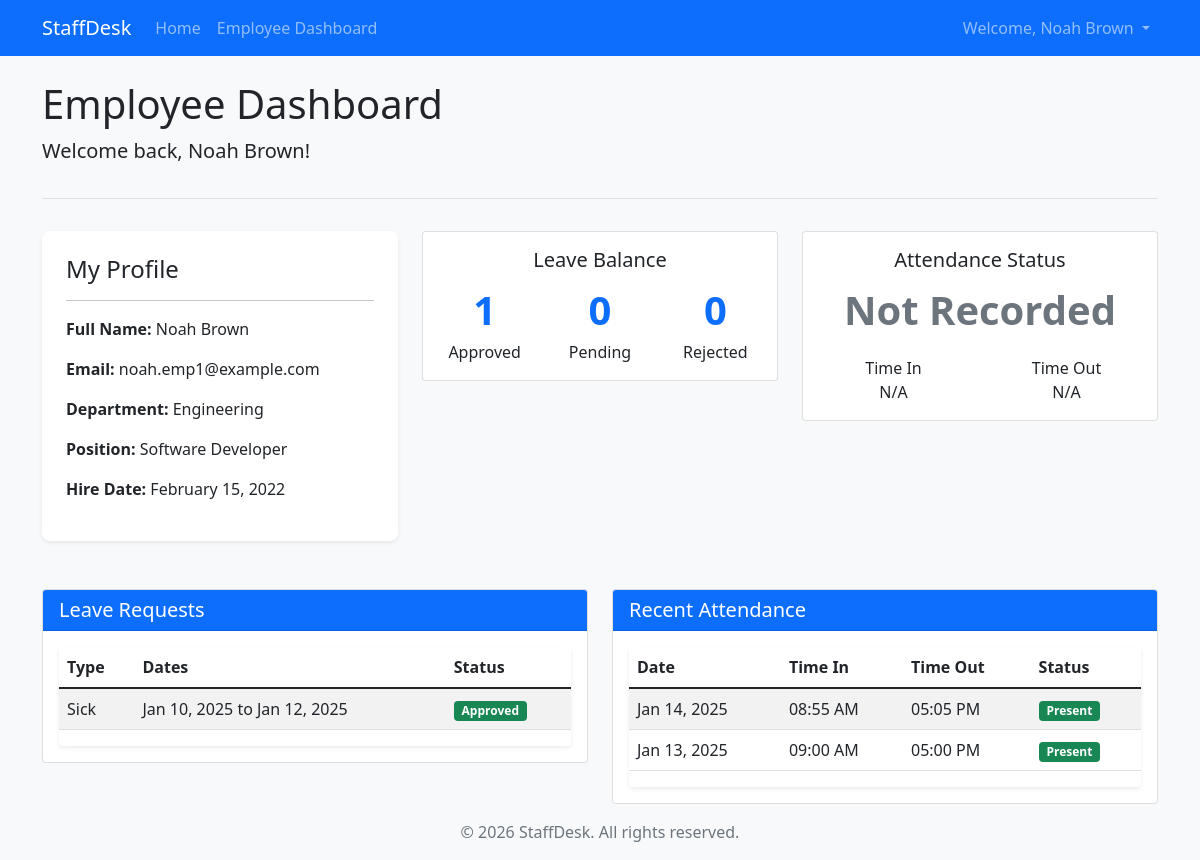
The page /employee.php (signed in) on the database its author committed.
### tables this page shows
CREATE TABLE IF NOT EXISTS `users` (
  `id` int(11) NOT NULL AUTO_INCREMENT,
  `username` varchar(50) NOT NULL,
  `password` varchar(255) NOT NULL,
  `role` enum('employee','hr') NOT NULL,
  `fullname` varchar(100) NOT NULL,
  `email` varchar(100) NOT NULL,
  `department` varchar(50) DEFAULT NULL,
  `position` varchar(50) DEFAULT NULL,
  `hire_date` date DEFAULT NULL,
  `created_at` datetime DEFAULT CURRENT_TIMESTAMP,
  PRIMARY KEY (`id`),
  UNIQUE KEY `username` (`username`),
  UNIQUE KEY `email` (`email`)
);

CREATE TABLE IF NOT EXISTS `leave_requests` (
  `id` int(11) NOT NULL AUTO_INCREMENT,
  `user_id` int(11) NOT NULL,
  `leave_type` enum('sick','vacation','personal') NOT NULL,
  `start_date` date NOT NULL,
  `end_date` date NOT NULL,
  `reason` text,
  `status` enum('pending','approved','rejected') DEFAULT 'pending',
  `created_at` datetime DEFAULT CURRENT_TIMESTAMP,
  PRIMARY KEY (`id`),
  KEY `user_id` (`user_id`),
  CONSTRAINT `leave_requests_ibfk_1` FOREIGN KEY (`user_id`) REFERENCES `users` (`id`) ON DELETE CASCADE
);

CREATE TABLE IF NOT EXISTS `attendance` (
  `id` int(11) NOT NULL AUTO_INCREMENT,
  `user_id` int(11) NOT NULL,
  `date` date NOT NULL,
  `time_in` time DEFAULT NULL,
  `time_out` time DEFAULT NULL,
  `status` enum('present','absent','late') DEFAULT NULL,
  PRIMARY KEY (`id`),
  KEY `user_id` (`user_id`),
  CONSTRAINT `attendance_ibfk_1` FOREIGN KEY (`user_id`) REFERENCES `users` (`id`) ON DELETE CASCADE
);

### includes/functions.php (called while the page is built, shortened)
<?php
function isLoggedIn() {
    return isset($_SESSION['user_id']);
}
function hasRole($role) {
    return isset($_SESSION['role']) && $_SESSION['role'] == $role;
}
function getUserById($conn, $id) {
    $stmt = $conn->prepare("SELECT id, username, role, fullname, email, department, position, hire_date FROM users WHERE id = ?");
    $stmt->bind_param("i", $id);
    $stmt->execute();
    $result = $stmt->get_result();
    if ($result->num_rows == 1) {
        return $result->fetch_assoc();
    }
    return false;
}

### employee.php (the view, shortened to what this page needs)
<?php
include_once 'includes/header.php';
$user = getUserById($conn, $_SESSION['user_id']);
$leaveStmt = $conn->prepare("SELECT * FROM leave_requests WHERE user_id = ? ORDER BY created_at DESC");
$leaveStmt->bind_param("i", $_SESSION['user_id']);
$leaveStmt->execute();
$leaveRequests = $leaveStmt->get_result();
$today = date('Y-m-d');
$attendanceStmt = $conn->prepare("SELECT * FROM attendance WHERE user_id = ? ORDER BY date DESC LIMIT 7");
$attendanceStmt->bind_param("i", $_SESSION['user_id']);
$attendanceStmt->execute();
$attendance = $attendanceStmt->get_result();
$pendingLeaves = 0;
$approvedLeaves = 0;
$rejectedLeaves = 0;
$leaveCountStmt = $conn->prepare("SELECT status, COUNT(*) as count FROM leave_requests WHERE user_id = ? GROUP BY status");
$leaveCountStmt->bind_param("i", $_SESSION['user_id']);
$leaveCountStmt->execute();
$leaveCounts = $leaveCountStmt->get_result();
while ($row = $leaveCounts->fetch_assoc()) {
    if ($row['status'] == 'pending') {
        $pendingLeaves = $row['count'];
    } elseif ($row['status'] == 'approved') {
        $approvedLeaves = $row['count'];
    } elseif ($row['status'] == 'rejected') {
        $rejectedLeaves = $row['count'];
    }
}
?>
<div class="dashboard-header">
    <h1>Employee Dashboard</h1>
    <p class="lead">Welcome back, <?php echo $user['fullname']; ?>!</p>
</div>
<div class="row">
    <div class="col-md-4">
        <div class="profile-section">
            <h4>My Profile</h4>
            <hr>
            <p><strong>Full Name:</strong> <?php echo $user['fullname']; ?></p>
            <p><strong>Email:</strong> <?php echo $user['email']; ?></p>
            <p><strong>Department:</strong> <?php echo $user['department']; ?></p>
            <p><strong>Position:</strong> <?php echo $user['position']; ?></p>
            <p><strong>Hire Date:</strong> <?php echo $user['hire_date'] ? date('F d, Y', strtotime($user['hire_date'])) : 'Not set'; ?></p>
        </div>
    </div>
    <div class="col-md-8">
        <div class="row">
            <div class="col-md-6">
                <div class="card dashboard-card text-center mb-4">
                    <div class="card-body">
                        <h5 class="card-title">Leave Balance</h5>
                        <div class="row">
                            <div class="col">
                                <div class="stats-counter"><?php echo $approvedLeaves; ?></div>
                                <div class="stats-label">Approved</div>
                            </div>
                            <div class="col">
                                <div class="stats-counter"><?php echo $pendingLeaves; ?></div>
                                <div class="stats-label">Pending</div>
                            </div>
                            <div class="col">
                                <div class="stats-counter"><?php echo $rejectedLeaves; ?></div>
                                <div class="stats-label">Rejected</div>
                            </div>
                        </div>
                    </div>
                </div>
            </div>
            <div class="col-md-6">
                <div class="card dashboard-card text-center mb-4">
                    <div class="card-body">
                        <h5 class="card-title">Attendance Status</h5>
                        <?php
                        $todayAttendance = $conn->prepare("SELECT * FROM attendance WHERE user_id = ? AND date = ?");
                        $todayAttendance->bind_param("is", $_SESSION['user_id'], $today);
                        $todayAttendance->execute();
                        $todayResult = $todayAttendance->get_result();
                        if ($todayResult->num_rows > 0) {
                            $todayRecord = $todayResult->fetch_assoc();
                            $status = ucfirst($todayRecord['status']);
                            $statusClass = ($status == 'Present') ? 'text-success' : (($status == 'Late') ? 'text-warning' : 'text-danger');
                            $timeIn = $todayRecord['time_in'] ? date('h:i A', strtotime($todayRecord['time_in'])) : 'N/A';
                            $timeOut = $todayRecord['time_out'] ? date('h:i A', strtotime($todayRecord['time_out'])) : 'N/A';
                        } else {
                            $status = 'Not Recorded';
                            $statusClass = 'text-muted';
                            $timeIn = 'N/A';
                            $timeOut = 'N/A';
                        }
                        ?>
                        <div class="stats-counter <?php echo $statusClass; ?>"><?php echo $status; ?></div>
                        <div class="row mt-3">
                            <div class="col">
                                <div class="stats-label">Time In</div>
                                <div><?php echo $timeIn; ?></div>
                            </div>
                            <div class="col">
                                <div class="stats-label">Time Out</div>
                                <div><?php echo $timeOut; ?></div>
                            </div>
                        </div>
                    </div>
                </div>
            </div>
        </div>
    </div>
</div>
<div class="row mt-4">
    <div class="col-md-6">
        <div class="card">
            <div class="card-header bg-primary text-white">
                <h5 class="card-title mb-0">Leave Requests</h5>
            </div>
            <div class="card-body">
                <div class="table-responsive">
                    <table class="table table-hover table-striped">
                        <thead>
                            <tr>
                                <th>Type</th>
                                <th>Dates</th>
                                <th>Status</th>
                            </tr>
                        </thead>
                        <tbody>
                            <?php if ($leaveRequests->num_rows > 0): ?>
                                <?php while ($leave = $leaveRequests->fetch_assoc()): ?>
                                    <?php
                                        $statusClass = '';
                                        if ($leave['status'] == 'approved') {
                                            $statusClass = 'bg-success text-white';
                                        } elseif ($leave['status'] == 'pending') {
                                            $statusClass = 'bg-warning text-dark';
                                        } else {
                                            $statusClass = 'bg-danger text-white';
                                        }
                                    ?>
                                    <tr>
                                        <td><?php echo ucfirst($leave['leave_type']); ?></td>
                                        <td>
                                            <?php
                                                $startDate = date('M d, Y', strtotime($leave['start_date']));
                                                $endDate = date('M d, Y', strtotime($leave['end_date']));
                                                if ($startDate == $endDate) {
                                                    echo $startDate;
                                                } else {
                                                    echo $startDate . ' to ' . $endDate;
                                                }
                                            ?>
                                        </td>
                                        <td><span class="badge <?php echo $statusClass; ?>"><?php echo ucfirst($leave['status']); ?></span></td>
                                    </tr>
                                <?php endwhile; ?>
                            <?php else: ?>
                                <tr>
                                    <td colspan="3" class="text-center">No leave requests found</td>
                                </tr>
                            <?php endif; ?>
                        </tbody>
                    </table>
                </div>
            </div>
        </div>
    </div>
    <div class="col-md-6">
        <div class="card">
            <div class="card-header bg-primary text-white">
                <h5 class="card-title mb-0">Recent Attendance</h5>
            </div>
            <div class="card-body">
                <div class="table-responsive">
                    <table class="table table-hover table-striped">
                        <thead>
                            <tr>
                                <th>Date</th>
                                <th>Time In</th>
                                <th>Time Out</th>
                                <th>Status</th>
                            </tr>
                        </thead>
                        <tbody>
                            <?php if ($attendance->num_rows > 0): ?>
                                <?php while ($record = $attendance->fetch_assoc()): ?>
                                    <?php
                                        $statusClass = '';
                                        if ($record['status'] == 'present') {
                                            $statusClass = 'bg-success text-white';
                                        } elseif ($record['status'] == 'late') {
                                            $statusClass = 'bg-warning text-dark';
                                        } else {
                                            $statusClass = 'bg-danger text-white';
                                        }
                                    ?>
                                    <tr>
                                        <td><?php echo date('M d, Y', strtotime($record['date'])); ?></td>
                                        <td><?php echo $record['time_in'] ? date('h:i A', strtotime($record['time_in'])) : 'N/A'; ?></td>
                                        <td><?php echo $record['time_out'] ? date('h:i A', strtotime($record['time_out'])) : 'N/A'; ?></td>
                                        <td><span class="badge <?php echo $statusClass; ?>"><?php echo ucfirst($record['status']); ?></span></td>
                                    </tr>
                                <?php endwhile; ?>
                            <?php else: ?>
                                <tr>
                                    <td colspan="4" class="text-center">No attendance records found</td>
                                </tr>
                            <?php endif; ?>
                        </tbody>
                    </table>
                </div>
            </div>
        </div>
    </div>
</div>
<?php include_once 'includes/footer.php'; ?>

### includes/header.php (shortened to what this page needs)
<?php
require_once 'includes/config.php';
require_once 'includes/functions.php';
?>
<!DOCTYPE html>
<html lang="en">
<head>
    <link href="https://cdn.jsdelivr.net/npm/bootstrap@5.1.3/dist/css/bootstrap.min.css" rel="stylesheet">
    <link rel="stylesheet" href="https://cdnjs.cloudflare.com/ajax/libs/font-awesome/5.15.4/css/all.min.css">
    <link rel="stylesheet" href="assets/css/style.css">
</head>
<body>
    <?php include_once 'includes/navbar.php'; ?>
    <div class="container mt-4">

### includes/navbar.php (shortened to what this page needs)
<nav class="navbar navbar-expand-lg navbar-dark bg-primary">
    <div class="container">
        <a class="navbar-brand" href="index.php">StaffDesk</a>
        <div class="collapse navbar-collapse" id="navbarNav">
            <ul class="navbar-nav me-auto">
                <li class="nav-item">
                    <a class="nav-link" href="index.php">Home</a>
                </li>
                <?php if (isLoggedIn()): ?>
                    <?php if (hasRole('hr')): ?>
                        <li class="nav-item">
                            <a class="nav-link" href="hr.php">HR Dashboard</a>
                        </li>
                    <?php elseif (hasRole('employee')): ?>
                        <li class="nav-item">
                            <a class="nav-link" href="employee.php">Employee Dashboard</a>
                        </li>
                    <?php endif; ?>
                <?php endif; ?>
            </ul>
            <ul class="navbar-nav">
                <?php if (isLoggedIn()): ?>
                    <li class="nav-item dropdown">
                        <a class="nav-link dropdown-toggle" href="#" id="navbarDropdown" role="button" data-bs-toggle="dropdown" aria-expanded="false">
                            Welcome, <?php echo $_SESSION['fullname']; ?>
                        </a>
                    </li>
                <?php else: ?>
                    <li class="nav-item">
                        <a class="nav-link" href="login.php">Login</a>
                    </li>
                <?php endif; ?>
            </ul>
        </div>
    </div>
</nav>

### includes/footer.php (shortened to what this page needs)
</div>
    <footer class="footer mt-auto py-3 bg-light">
        <div class="container text-center">
            <span class="text-muted">© <?php echo date('Y'); ?> StaffDesk. All rights reserved.</span>
        </div>
    </footer>
</body>
</html>

### assets/css/style.css (style rules this page uses)
body { min-height: 100vh; display: flex; flex-direction: column; background-color: #f8f9fa; }
.footer { margin-top: auto; }
.dashboard-card { transition: transform 0.3s ease; margin-bottom: 1.5rem; }
.table-responsive { border-radius: 0.25rem; overflow: hidden; box-shadow: 0 0.125rem 0.25rem rgba(0, 0, 0, 0.075); }
.stats-counter { font-size: 2.5rem; font-weight: bold; color: #0d6efd; }
.profile-section { background-color: #fff; border-radius: 0.5rem; padding: 1.5rem; box-shadow: 0 0.125rem 0.25rem rgba(0, 0, 0, 0.075); margin-bottom: 1.5rem; }
.dashboard-header { margin-bottom: 2rem; border-bottom: 1px solid #dee2e6; padding-bottom: 1rem; }

### rows shown on the page
users: fullname "Noah Brown", email "noah.emp1@example.com", department "Engineering", position "Software Developer", hire_date "February 15, 2022"
leave_requests: leave_type "Sick", start_date "Jan 10, 2025", end_date "Jan 12, 2025", status "Approved"
attendance: date "Jan 14, 2025", time_in "08:55 AM", time_out "05:05 PM", status "Present"
attendance: date "Jan 13, 2025", time_in "09:00 AM", time_out "05:00 PM", status "Present"

### other values the page prints
$_SESSION['fullname'] "Noah Brown"
$approvedLeaves "1"
$pendingLeaves "0"
$rejectedLeaves "0"
$status "Not Recorded"
$timeIn "N/A"
$timeOut "N/A"
